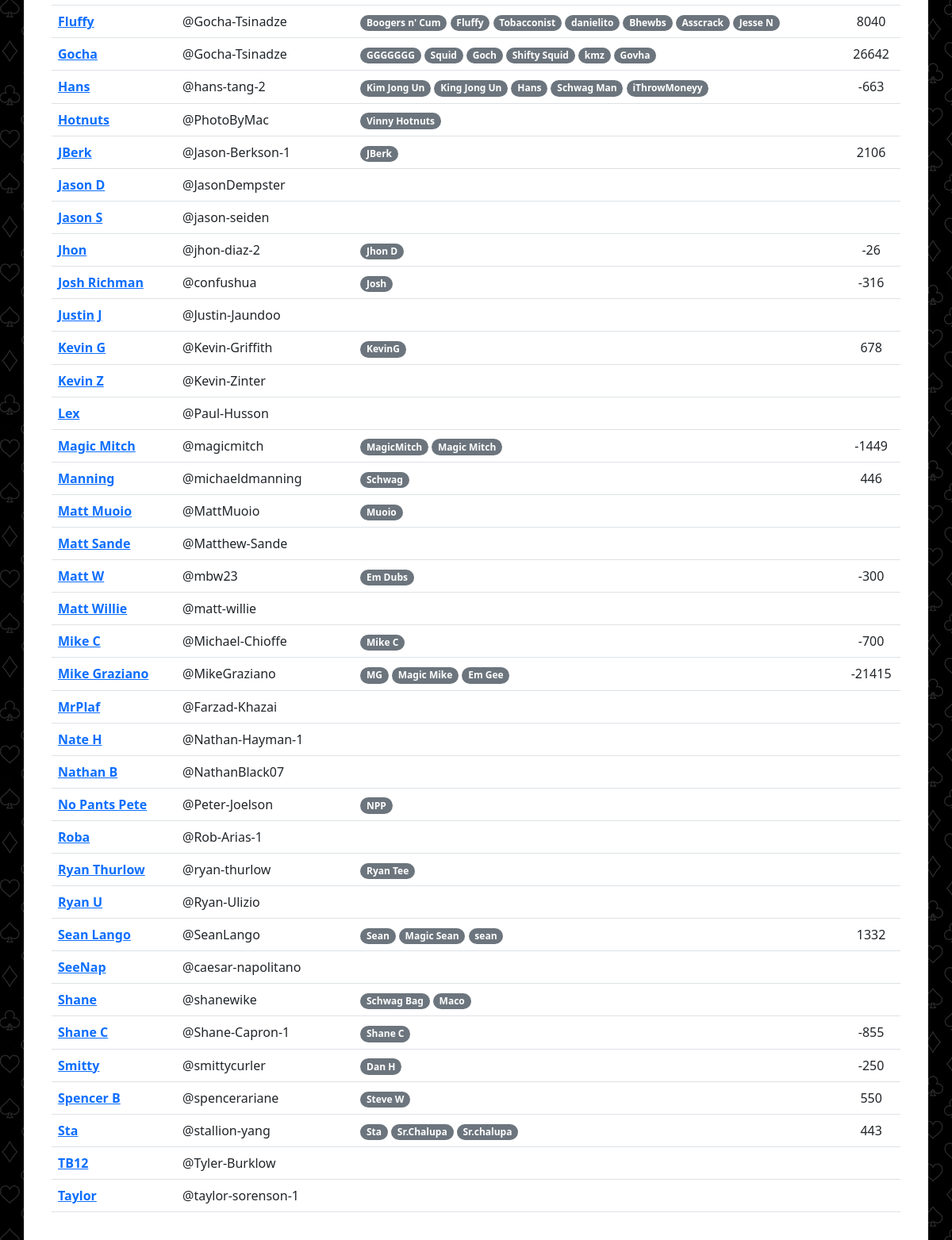
The page /players (signed in, middle part) on the database as committed earlier.
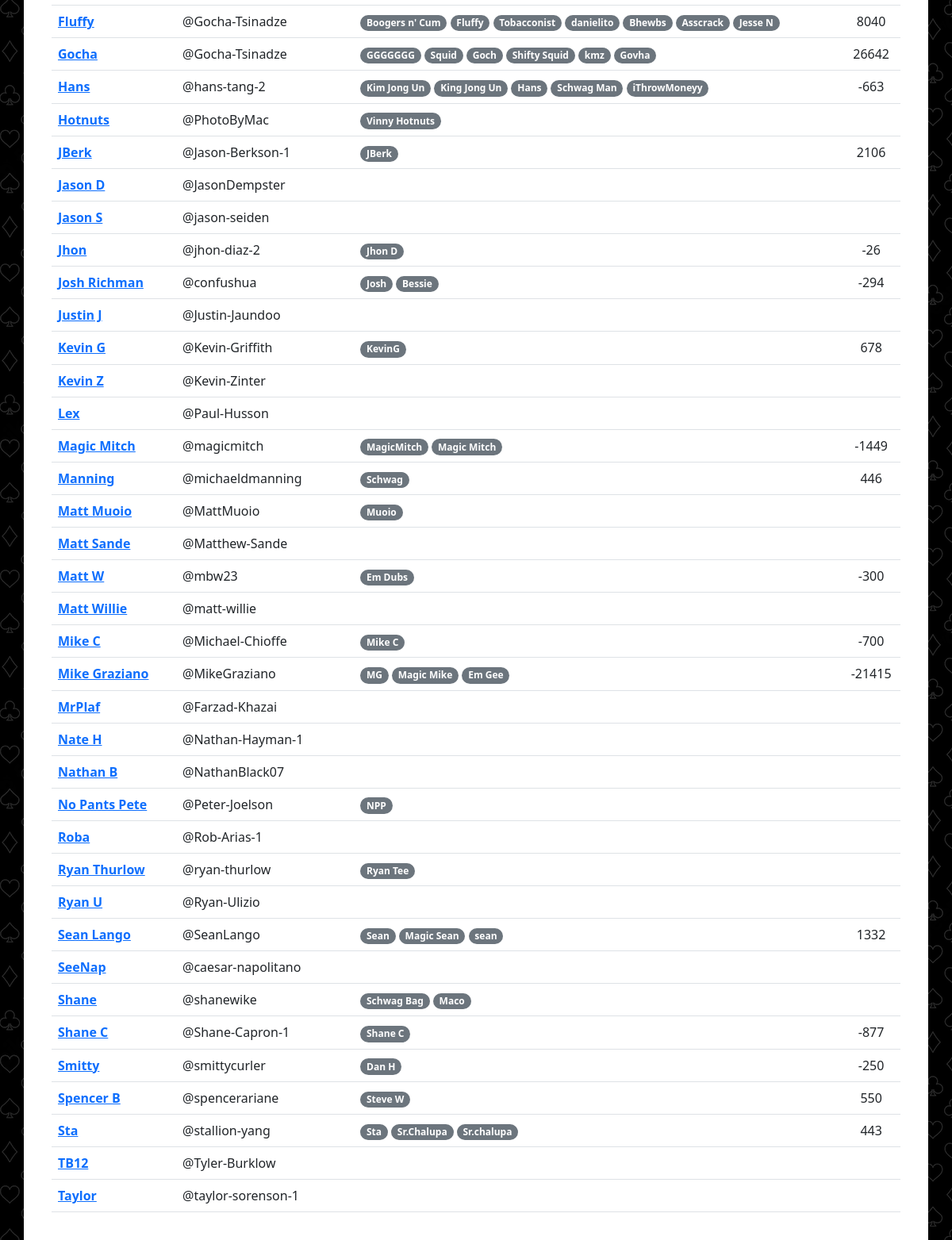
The same page on the database as committed later.
### website/models.py (models this page shows)
class Player(db.Model):
	id = db.Column(db.Integer, primary_key=True)
	name = db.Column(db.String(150), unique=True)
	venmo = db.Column(db.String(300))
	email = db.Column(db.String(300))
	games_played = db.Column(db.Integer, default=0)
	aliases = db.relationship('Alias', backref='player')
	earnings = db.relationship('Earning', backref='player')
	user = db.relationship('User', backref='player')
	pokernowid = db.relationship('PokernowId', backref='player')
	bankroll = db.relationship('Bankroll', backref='player')

class Alias(db.Model):
	id = db.Column(db.Integer, primary_key=True)
	alias = db.Column(db.String(150), unique=True)
	player_id = db.Column(db.Integer, db.ForeignKey('player.id'))

### website/views.py (the view, shortened to what this page needs)
@views.route('/players', methods=['GET','POST'])
def players():
	players = Player.query.order_by(Player.name.asc()).all()
	return render_template("players.html", user=current_user, players=players)

### website/__init__.py (called while the page is built)
def create_app():
	app = Flask(__name__)
	app.config['SECRET_KEY'] = 'secret_key_password_string'
	app.config['SQLALCHEMY_DATABASE_URI'] = 'postgresql://sbhdiltjnlthsz:4f82ba903b0b4e729e03dacdabb56352b8bbbc3780ae1e28850994a6e285e9fa@ec2-3-219-229-143.compute-1.amazonaws.com:5432/d3k32m6clt9ihg'
	migrate.init_app(app, db, render_as_batch=True)
	db.init_app(app)
	from .models import User, Player, Alias, Game, Payment, Url, Earning, PokernowId, Behavior
	from .views import views
	from .auth import auth
	app.register_blueprint(views, url_prefix='/')
	app.register_blueprint(auth, url_prefix='/')
	login_manager = LoginManager()
	login_manager.login_view = 'auth.login'
	login_manager.init_app(app)
	@login_manager.user_loader
	def load_user(id):
		return User.query.get(int(id))
	return app

### website/templates/players.html (shortened to what this page needs)
{% extends "base.html" %}
{% block content %}
<table class="table">
	<tbody>
	{% if players %}
	{% for player in players %}
		<tr>
			<td><a href="{{url_for('views.edit_player', player_id=player.id)}}" ><strong>{{ player.name }}</strong></a></td>
			<td>{{ player.venmo }}</td>
			<td>
				{% for alias in player.aliases %}
				<span class="badge rounded-pill bg-secondary">{{ alias.alias }}</span>
				{% endfor %}
			</td>
			{% if user and user.is_authenticated and user.admin %}
			<td align="center">
				{% if player.earnings | sum(attribute='net') != 0 %}
				{{ player.earnings | sum(attribute='net') }}
				{% endif %}
			</td>
			{% endif %}
		</tr>
	{% endfor %}
	{% endif %}
</tbody>
</table>
<br/>
{% endblock %}

Rows that differ between the two databases and show on the page:
computed for Player "Josh Richman": earnings|sum "-316" → "-294"
added Alias: alias "Bessie", shown under Player "Josh Richman"
computed for Player "Shane C": earnings|sum "-855" → "-877"
